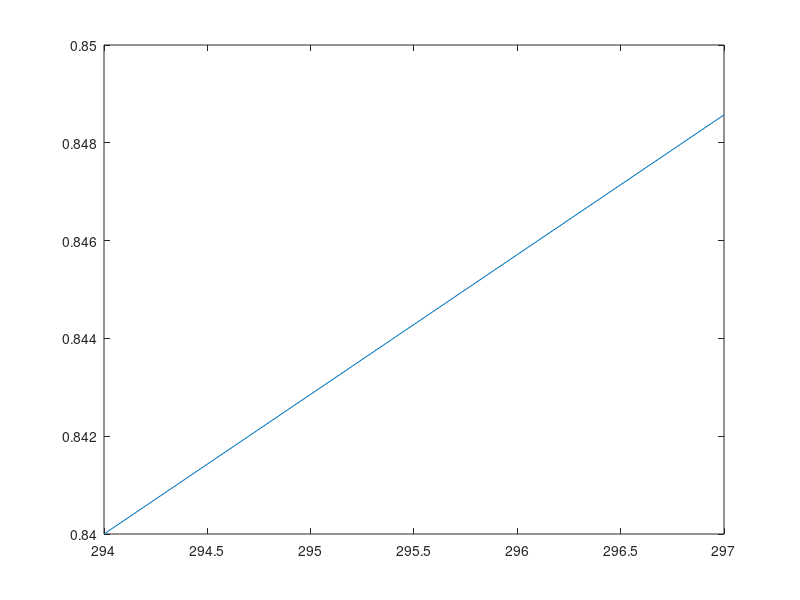

This figure's MATLAB source:
%% 初始化环境
clear; close all; clc;

%% 先读取数据
begin = 0.84;
vec = (ceil(350*begin):floor(350*(begin+0.01)))';
fprintf('%.6f %d\n', [vec/350 vec]');

plot(vec, vec/350);
